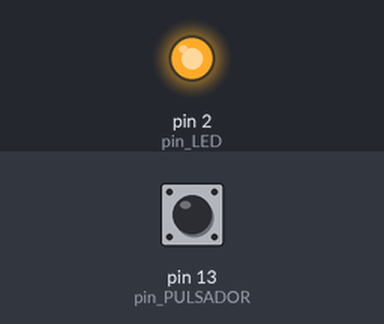
A sketch run on a simulated Arduino Uno, built with avr-gcc and run on an emulated ATmega328P. Shown: output pins drawn as LEDs (lit = HIGH). The inputs (shaded band) are chosen by the test bench; at power-on: pin 13 (pin_PULSADOR) HIGH.

Above: at 1.2 s.
1.3 s: pin 13 (pin_PULSADOR) pulled LOW for 0.15 s
At 1.37 s:
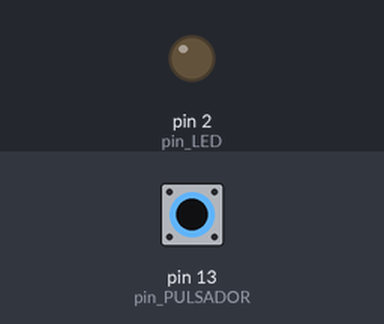
2.9 s: pin 13 (pin_PULSADOR) pulled LOW for 3.2 s
At 7.3 s:
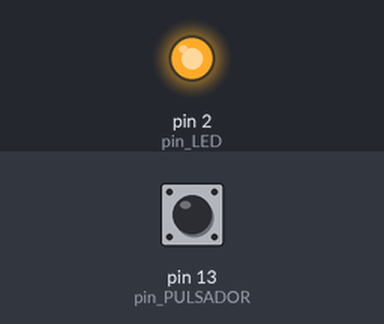
Timing chart, 0 to 8.8 s (numbered marks = the images above; inputs shaded):
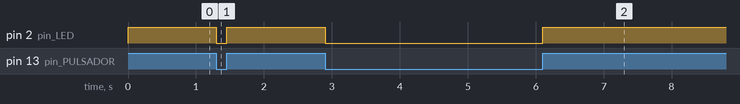

The sketch:

ledPorBoton.ino
```cpp
#define pin_LED 2
#define  pin_PULSADOR 13


void setup() {
pinMode(pin_LED, OUTPUT);
pinMode(pin_PULSADOR, INPUT);
}

void loop() {
if(digitalRead(pin_PULSADOR) == LOW) {
  digitalWrite(pin_LED,LOW);}
else{
  digitalWrite(pin_LED, HIGH);}
}
```

Measured:
- after the input at 1.3 s, pin 2 (pin_LED): HIGH → LOW at once, → HIGH 0.15 s later
- after the input at 2.9 s, pin 2 (pin_LED): HIGH → LOW at once, → HIGH 3.2 s later
